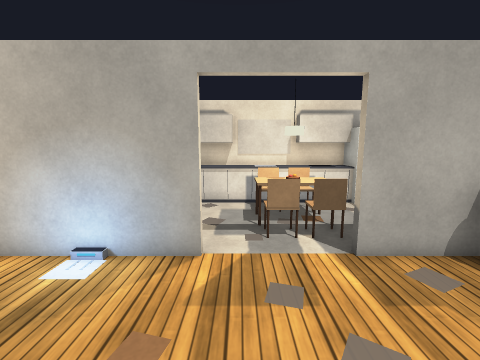
view 1 (above)

12 first-person views from a walk through a 3-D level made in the Unity game engine. The camera is 1.4 m above the floor, tilts 8° down and sees 90° across. The floor is counted in squares, 0.5 m on a side. Each view is taken from the middle of a square. On the plan, view 1 faces up. The plan holds only what a view shows up to about 18 squares ahead; the rest is blank. The player is left out. Surface patterns are stand-ins for the level's own textures.

view 2
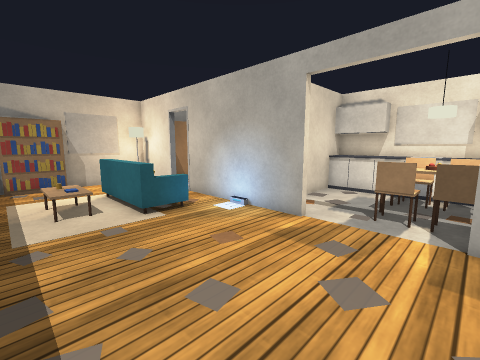

view 3
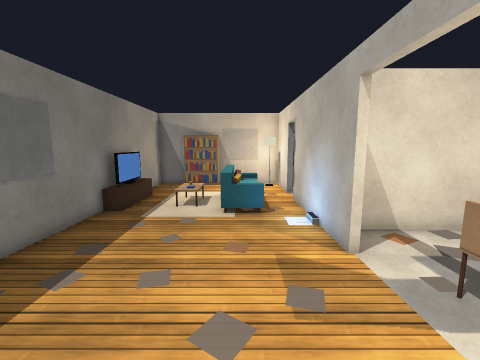

view 4
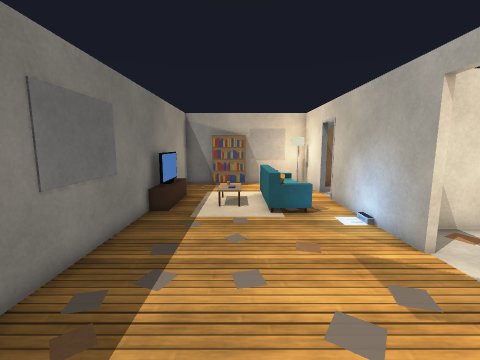

view 5
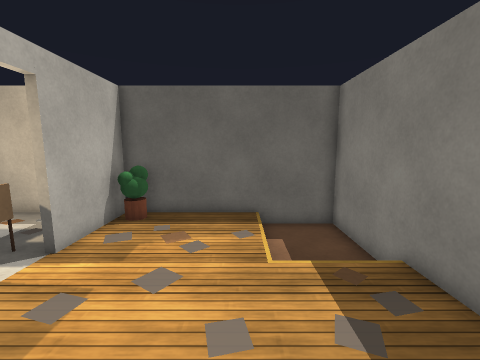

view 6
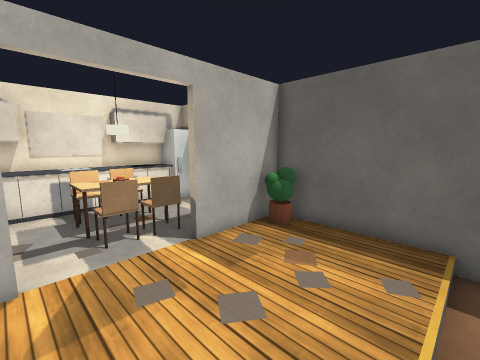

view 7
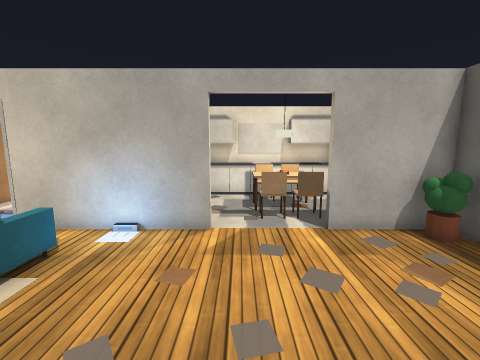

view 8
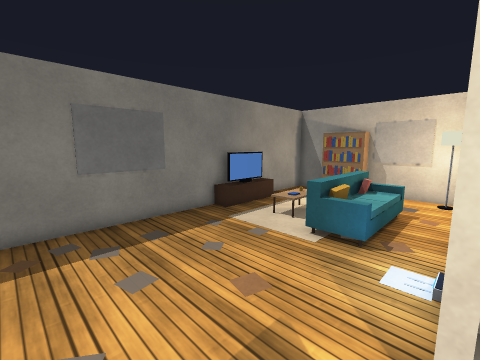

view 9
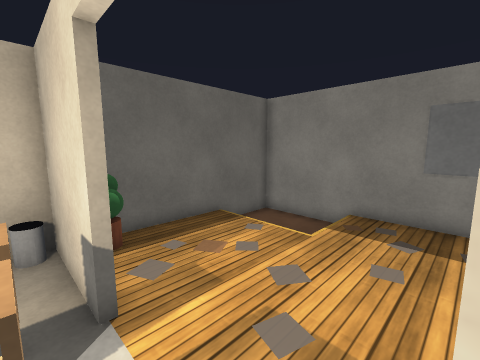

view 10
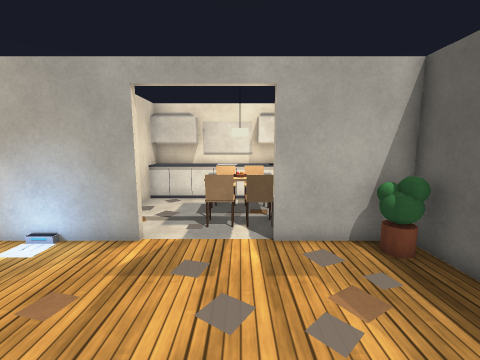

view 11
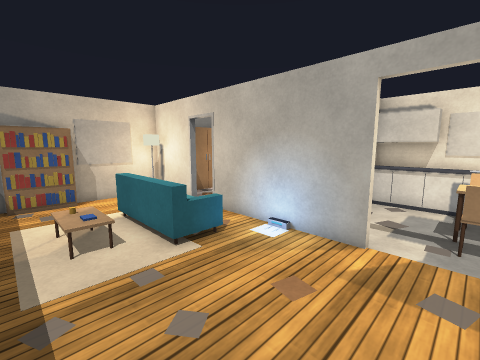

view 12
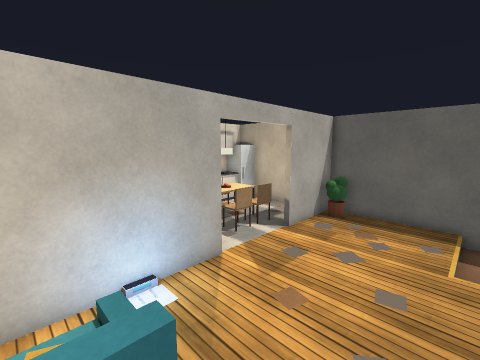

### Floor plan
Key: @ floor where view 1 was taken; . main floor; - floor 0.25 m lower than the main floor; / step, stairs or slope; O other object.
Columns run from 13 left of view 1 to 7 right of it. Each row starts with its distance up from view 1.
 13           OOOOOOOOOOO
 12           OOOOO OOOOO
 11           O        OO
 10 OO        O   OOO  .O
  9 OO        O   OOO  .O
  8 OO        O   OOO
  7 OO        O . OOO   O
  6 OOOOOOOOOOOOO  .OOOOO
  5 OO  .  ..          OO
  4 O   O  ..           O
  3 O   O   O         . O
  2 O   OO OO           O
  1 OO        .       . O
  0 OO     /    .@      O
 -1 OO            ..-   O
 -2 O     O      .      O
 -3 OOOOOOOOOOOOOOOOOOOOO

Positions as (right, up) in squares from view 1, and headings:
1: (0, 0), facing up
2: (3, -1), facing up-left
3: (5, 3), facing left
4: (5, 1), facing left
5: (-3, 1), facing right
6: (-1, 0), facing up-right
7: (0, -2), facing up
8: (2, 6), facing down-left
9: (-1, 7), facing down-right
10: (2, -1), facing up
11: (1, -1), facing up-left
12: (-6, 0), facing up-right
